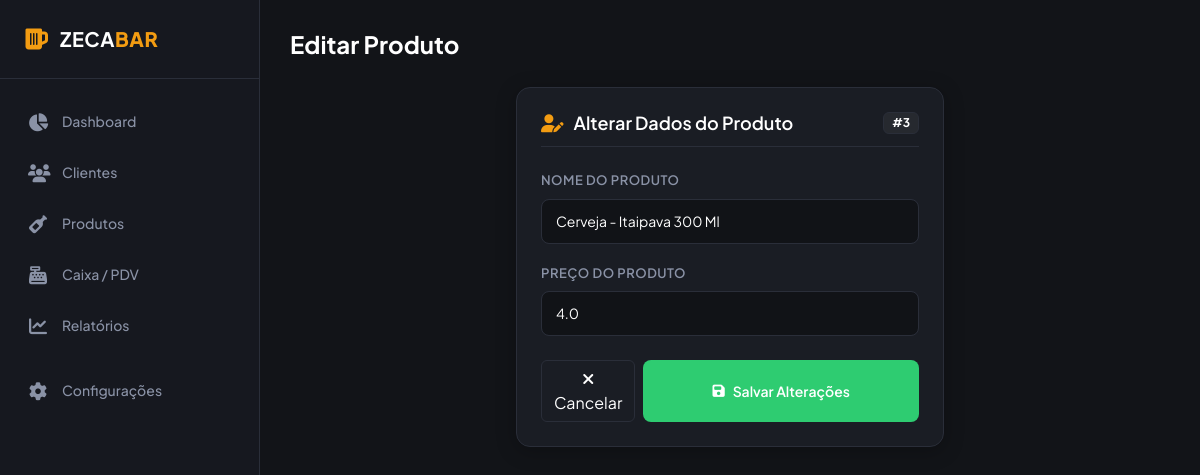
The app's page /produtos/3/editar with its own data.
### tables this page shows
CREATE TABLE produtos (
    id INTEGER PRIMARY KEY AUTOINCREMENT,
    nome TEXT NOT NULL,
    preco REAL NOT NULL
);

### app.py (the view, shortened to what this page needs)
@app.route('/produtos/<int:id>/editar', methods=['GET', 'POST'])
def editar_produto(id):
    conn = conection()
    cursor = conn.cursor()
    dados = cursor.execute('SELECT * FROM produtos WHERE id = ?',
                           (id,)).fetchone()
    conn.close()
    return render_template('editar_produto.html', dados=dados)

### conexao.py (called while the page is built)
def conection():
    conexao = sqlite3.connect('database.db')
    return conexao

### templates/editar_produto.html (shortened to what this page needs)
{% extends "base.html" %}
{% block content %}
<header class="header-section">
    <div class="page-title">
        <h2>Editar Produto</h2>
    </div>
</header>
<div class="row justify-content-center">
    <div class="col-lg-6">
        <div class="custom-card">
            <div class="card-header-custom">
                <h3><i class="fa-solid fa-user-pen"></i> Alterar Dados do Produto</h3>
                <span class="badge badge-regular" style="background-color: rgba(255, 255, 255, 0.05); color: #fff; border: 1px solid var(--border-color);">
                    #{{dados[0]}}
                </span>
            </div>
            <form method="POST">
                <div class="mb-3">
                    <label for="nomeProduto" class="form-label">Nome do Produto</label>
                    <input type="text" class="form-control" id="nomeProduto" name="nome" value="{{dados[1]}}" placeholder="Ex: Cerveja " required autofocus>
                </div>
                <div class="mb-3">
                    <label for="precoProduto" class="form-label">Preço do Produto</label>
                    <input type="number" step="0.01" class="form-control" id="precoProduto" name="preco" value="{{dados[2]}}" placeholder="Ex: R$ 4.00 " required autofocus>
                </div>
                <div class="d-flex justify-content-end gap-2 mt-4">
                    <a href="{{ url_for('produtos') }}" class="btn btn-secondary" style="background-color: transparent; border: 1px solid var(--border-color); color: #fff;">
                        <i class="fa-solid fa-xmark"></i> Cancelar
                    </a>
                    <button type="submit" class="btn-accent">
                        <i class="fa-solid fa-floppy-disk"></i> Salvar Alterações
                    </button>
                </div>
            </form>
        </div>
    </div>
</div>
{% endblock %}

### static/css/style.css (style rules this page uses)
:root { --bg-dark: #121418; --card-bg: #1a1d24; --sidebar-bg: #16181f; --accent-green: #2ecc71; --accent-green-hover: #27ae60; --accent-gold: #f39c12; --text-main: #f8f9fa; --text-muted: #8a92a6; --border-color: #2a2e39; --input-bg: #111317; }
body { font-family: 'Plus Jakarta Sans', sans-serif; background-color: var(--bg-dark); color: var(--text-main); overflow-x: hidden; margin: 0; padding: 0; }
.header-section { display: flex; justify-content: space-between; align-items: center; margin-bottom: 28px; }
.page-title h2 { font-size: 24px; font-weight: 700; margin: 0; color: #fff; }
.custom-card { background-color: var(--card-bg); border: 1px solid var(--border-color); border-radius: 14px; padding: 24px; box-shadow: 0 4px 20px rgba(0, 0, 0, 0.25); margin-bottom: 24px; }
.card-header-custom { display: flex; justify-content: space-between; align-items: center; margin-bottom: 20px; padding-bottom: 12px; border-bottom: 1px solid var(--border-color); }
.card-header-custom h3 { font-size: 18px; font-weight: 600; margin: 0; display: flex; align-items: center; gap: 10px; color: #fff; }
.card-header-custom h3 i { color: var(--accent-gold); }
.form-label { color: var(--text-muted); font-size: 13px; font-weight: 600; margin-bottom: 8px; text-transform: uppercase; letter-spacing: 0.5px; }
.form-control, .form-select { background-color: var(--input-bg); border: 1px solid var(--border-color); border-radius: 8px; color: #fff; padding: 11px 14px; font-size: 14px; }
.form-control::placeholder { color: #555b6e; }
.btn-accent { background-color: var(--accent-green); color: #fff; border: none; border-radius: 8px; padding: 12px 20px; font-weight: 600; font-size: 14px; width: 100%; display: flex; align-items: center; justify-content: center; gap: 8px; transition: all 0.2s ease; cursor: pointer; }
.badge-regular { background-color: rgba(46, 204, 113, 0.15); color: var(--accent-green); border: 1px solid rgba(46, 204, 113, 0.3); }

### records on screen
produtos: id "3", nome "Cerveja - Itaipava 300 Ml", preco "4.0"
